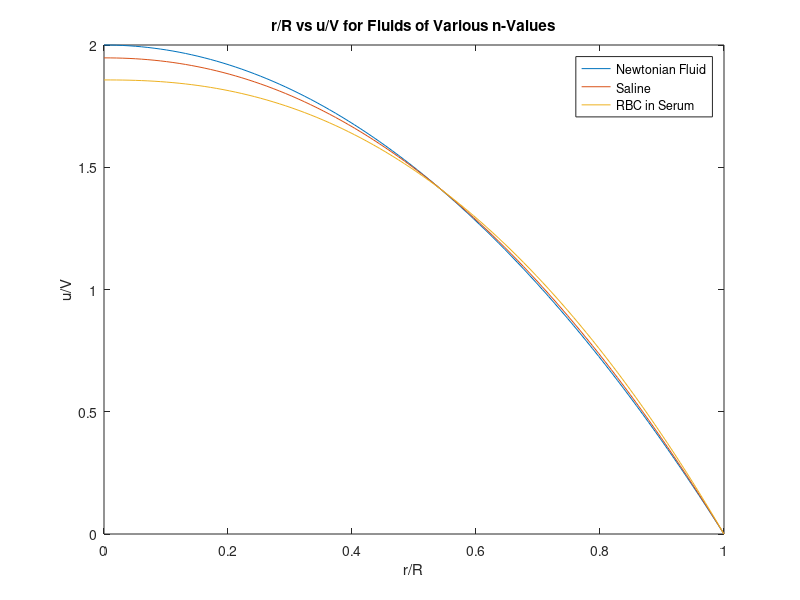
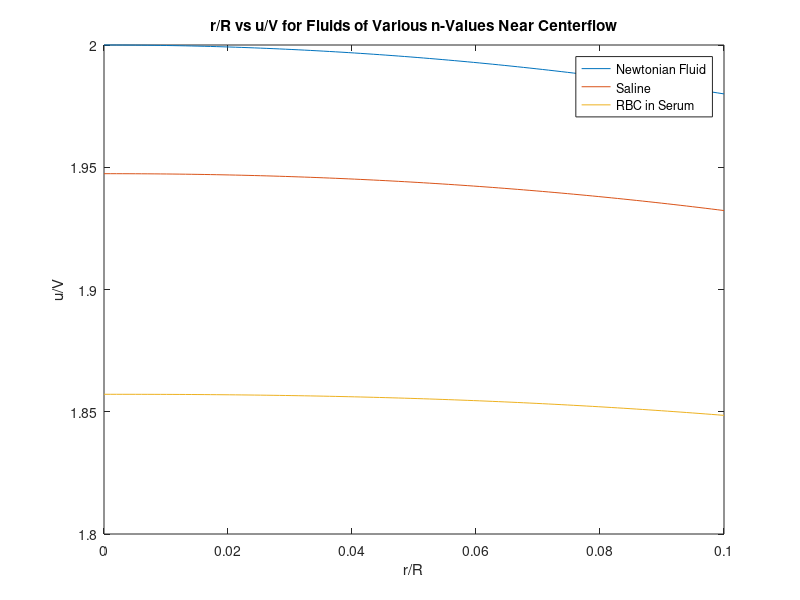
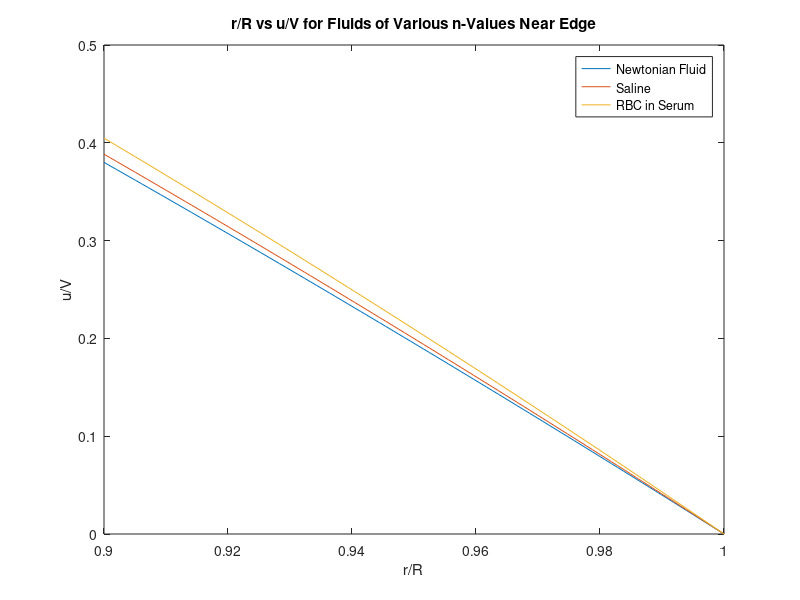

The MATLAB source for these figures, in order:
clear;
clc;
close all;

% Setting the constants for n
nNewtonian = 1;
nSaline = 0.9;
nRBC = 0.75;

% Create range of 0 to 1 to test over for the ratio of r/R
rRatio = linspace(0, 1, 100);

% Calculate u/V for every n value
uRatioN = (1 + 3 * nNewtonian) / (1 + nNewtonian) * (1 - (rRatio) .^ ((nNewtonian + 1) / nNewtonian));
uRatioS = (1 + 3 * nSaline) / (1 + nSaline) * (1 - (rRatio) .^ ((nSaline + 1) / nSaline));
uRatioR = (1 + 3 * nRBC) / (1 + nRBC) * (1 - (rRatio) .^ ((nRBC + 1) / nRBC));

% Plot over the entire range
plot(rRatio, uRatioN, rRatio, uRatioS, rRatio, uRatioR);
title('r/R vs u/V for Fluids of Various n-Values');
ylabel('u/V');
xlabel('r/R');
legend({'Newtonian Fluid', 'Saline', 'RBC in Serum'});

% Change range to go from 0 to 0.1
rRatio = linspace(0, 0.1, 100);
% Recalculate u/V
uRatioN = (1 + 3 * nNewtonian) / (1 + nNewtonian) * (1 - (rRatio) .^ ((nNewtonian + 1) / nNewtonian));
uRatioS = (1 + 3 * nSaline) / (1 + nSaline) * (1 - (rRatio) .^ ((nSaline + 1) / nSaline));
uRatioR = (1 + 3 * nRBC) / (1 + nRBC) * (1 - (rRatio) .^ ((nRBC + 1) / nRBC));

% Plot over new range
figure;
plot(rRatio, uRatioN, rRatio, uRatioS, rRatio, uRatioR);
title('r/R vs u/V for Fluids of Various n-Values Near Centerflow');
ylabel('u/V');
xlabel('r/R');
legend({'Newtonian Fluid', 'Saline', 'RBC in Serum'});

% Repeat as above except for of 0.9 to 1
rRatio = linspace(0.9, 1, 100);
uRatioN = (1 + 3 * nNewtonian) / (1 + nNewtonian) * (1 - (rRatio) .^ ((nNewtonian + 1) / nNewtonian));
uRatioS = (1 + 3 * nSaline) / (1 + nSaline) * (1 - (rRatio) .^ ((nSaline + 1) / nSaline));
uRatioR = (1 + 3 * nRBC) / (1 + nRBC) * (1 - (rRatio) .^ ((nRBC + 1) / nRBC));

figure;
plot(rRatio, uRatioN, rRatio, uRatioS, rRatio, uRatioR);
title('r/R vs u/V for Fluids of Various n-Values Near Edge');
ylabel('u/V');
xlabel('r/R');
legend({'Newtonian Fluid', 'Saline', 'RBC in Serum'});
